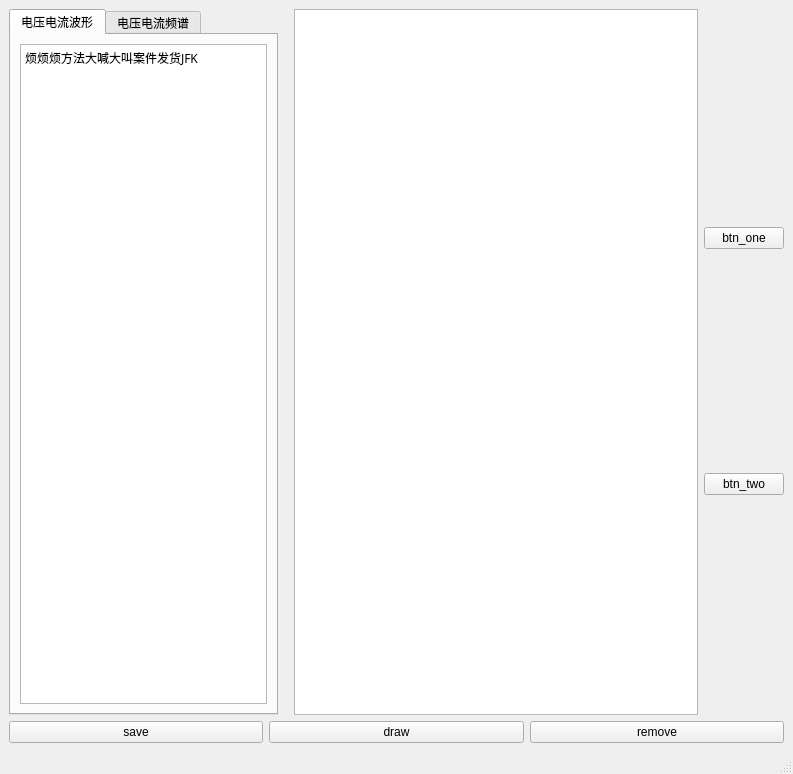
<?xml version="1.0" encoding="UTF-8"?>
<ui version="4.0">
 <class>MainWindow</class>
 <widget class="QMainWindow" name="MainWindow">
  <property name="geometry">
   <rect>
    <x>0</x>
    <y>0</y>
    <width>793</width>
    <height>774</height>
   </rect>
  </property>
  <property name="windowTitle">
   <string>MainWindow</string>
  </property>
  <widget class="QWidget" name="centralwidget">
   <layout class="QHBoxLayout" name="horizontalLayout">
    <item>
     <layout class="QVBoxLayout" name="verticalLayout">
      <item>
       <layout class="QHBoxLayout" name="hLayout_1">
        <item>
         <widget class="QTabWidget" name="rootTabWidget">
          <property name="sizePolicy">
           <sizepolicy hsizetype="Expanding" vsizetype="Expanding">
            <horstretch>2</horstretch>
            <verstretch>0</verstretch>
           </sizepolicy>
          </property>
          <property name="currentIndex">
           <number>0</number>
          </property>
          <widget class="QWidget" name="tabOne">
           <property name="font">
            <font>
             <family>微软雅黑</family>
            </font>
           </property>
           <property name="locale">
            <locale language="Chinese" country="China"/>
           </property>
           <attribute name="title">
            <string>电压电流波形</string>
           </attribute>
           <layout class="QVBoxLayout" name="layoutVoltCurr">
            <item>
             <widget class="QTextEdit" name="tabOneText">
              <property name="html">
               <string>&lt;!DOCTYPE HTML PUBLIC &quot;-//W3C//DTD HTML 4.0//EN&quot; &quot;http://www.w3.org/TR/REC-html40/strict.dtd&quot;&gt;
&lt;html&gt;&lt;head&gt;&lt;meta name=&quot;qrichtext&quot; content=&quot;1&quot; /&gt;&lt;meta charset=&quot;utf-8&quot; /&gt;&lt;style type=&quot;text/css&quot;&gt;
p, li { white-space: pre-wrap; }
hr { height: 1px; border-width: 0; }
li.unchecked::marker { content: &quot;\2610&quot;; }
li.checked::marker { content: &quot;\2612&quot;; }
&lt;/style&gt;&lt;/head&gt;&lt;body style=&quot; font-family:'微软雅黑'; font-size:9pt; font-weight:400; font-style:normal;&quot;&gt;
&lt;p style=&quot; margin-top:0px; margin-bottom:0px; margin-left:0px; margin-right:0px; -qt-block-indent:0; text-indent:0px;&quot;&gt;烦烦烦方法大喊大叫案件发货JFK&lt;/p&gt;
&lt;p style=&quot;-qt-paragraph-type:empty; margin-top:0px; margin-bottom:0px; margin-left:0px; margin-right:0px; -qt-block-indent:0; text-indent:0px;&quot;&gt;&lt;br /&gt;&lt;/p&gt;&lt;/body&gt;&lt;/html&gt;</string>
              </property>
             </widget>
            </item>
           </layout>
          </widget>
          <widget class="QWidget" name="tabTwo">
           <property name="font">
            <font>
             <family>微软雅黑</family>
            </font>
           </property>
           <attribute name="title">
            <string>电压电流频谱</string>
           </attribute>
           <layout class="QVBoxLayout" name="layoutSpectrum">
            <item>
             <widget class="QTextEdit" name="tabTwoText">
              <property name="html">
               <string>&lt;!DOCTYPE HTML PUBLIC &quot;-//W3C//DTD HTML 4.0//EN&quot; &quot;http://www.w3.org/TR/REC-html40/strict.dtd&quot;&gt;
&lt;html&gt;&lt;head&gt;&lt;meta name=&quot;qrichtext&quot; content=&quot;1&quot; /&gt;&lt;meta charset=&quot;utf-8&quot; /&gt;&lt;style type=&quot;text/css&quot;&gt;
p, li { white-space: pre-wrap; }
hr { height: 1px; border-width: 0; }
li.unchecked::marker { content: &quot;\2610&quot;; }
li.checked::marker { content: &quot;\2612&quot;; }
&lt;/style&gt;&lt;/head&gt;&lt;body style=&quot; font-family:'微软雅黑'; font-size:9pt; font-weight:400; font-style:normal;&quot;&gt;
&lt;p style=&quot; margin-top:0px; margin-bottom:0px; margin-left:0px; margin-right:0px; -qt-block-indent:0; text-indent:0px;&quot;&gt; 你是曾经是比较多吧活动是笔记本 你是曾经是比较多吧活动是笔记本 你是曾经是比较多吧活动是笔记本 你是曾经是比较多吧活动是笔记本 你是曾经是比较多吧活动是笔记本 你是曾经是比较多吧活动是笔记本 你是曾经是比较多吧活动是笔记本 你是曾经是比较多吧活动是笔记本 你是曾经是比较多吧活动是笔记本 你是曾经是比较多吧活动是笔记本 你是曾经是比较多吧活动是笔记本 你是曾经是比较多吧活动是笔记本 你是曾经是比较多吧活动是笔记本 你是曾经是比较多吧活动是笔记本 你是曾经是比较多吧活动是笔记本 你是曾经是比较多吧活动是笔记本 你是曾经是比较多吧活动是笔记本 你是曾经是比较多吧活动是笔记本 你是曾经是比较多吧活动是笔记本 你是曾经是比较多吧活动是笔记本 你是曾经是比较多吧活动是笔记本 你是曾经是比较多吧活动是笔记本 你是曾经是比较多吧活动是笔记本 你是曾经是比较多吧活动是笔记本 你是曾经是比较多吧活动是笔记本 你是曾经是比较多吧活动是笔记本 你是曾经是比较多吧活动是笔记本 你是曾经是比较多吧活动是笔记本 你是曾经是比较多吧活动是笔记本 你是曾经是比较多吧活动是笔记本 你是曾经是比较多吧活动是笔记本 你是曾经是比较多吧活动是笔记本 你是曾经是比较多吧活动是笔记本 你是曾经是比较多吧活动是笔记本 你是曾经是比较多吧活动是笔记本 你是曾经是比较多吧活动是笔记本 你是曾经是比较多吧活动是笔记本 你是曾经是比较多吧活动是笔记本 你是曾经是比较多吧活动是笔记本 你是曾经是比较多吧活动是笔记本 你是曾经是比较多吧活动是笔记本 你是曾经是比较多吧活动是笔记本 你是曾经是比较多吧活动是笔记本 你是曾经是比较多吧活动是笔记本 你是曾经是比较多吧活动是笔记本 你是曾经是比较多吧活动是笔记本 你是曾经是比较多吧活动是笔记本 你是曾经是比较多吧活动是笔记本 你是曾经是比较多吧活动是笔记本 你是曾经是比较多吧活动是笔记本 你是曾经是比较多吧活动是笔记本 你是曾经是比较多吧活动是笔记本 你是曾经是比较多吧活动是笔记本 你是曾经是比较多吧活动是笔记本 你是曾经是比较多吧活动是笔记本 你是曾经是比较多吧活动是笔记本 你是曾经是比较多吧活动是笔记本 你是曾经是比较多吧活动是笔记本 你是曾经是比较多吧活动是笔记本 你是曾经是比较多吧活动是笔记本 你是曾经是比较多吧活动是笔记本 你是曾经是比较多吧活动是笔记本 你是曾经是比较多吧活动是笔记本 你是曾经是比较多吧活动是笔记本 你是曾经是比较多吧活动是笔记本 你是曾经是比较多吧活动是笔记本 你是曾经是比较多吧活动是笔记本 你是曾经是比较多吧活动是笔记本 你是曾经是比较多吧活动是笔记本 你是曾经是比较多吧活动是笔记本 你是曾经是比较多吧活动是笔记本 你是曾经是比较多吧活动是笔记本&lt;/p&gt;&lt;/body&gt;&lt;/html&gt;</string>
              </property>
             </widget>
            </item>
           </layout>
          </widget>
         </widget>
        </item>
        <item>
         <spacer name="horizontalSpacer">
          <property name="orientation">
           <enum>Qt::Horizontal</enum>
          </property>
          <property name="sizeHint" stdset="0">
           <size>
            <width>10</width>
            <height>50</height>
           </size>
          </property>
         </spacer>
        </item>
        <item>
         <widget class="QTextEdit" name="textEditOuter">
          <property name="sizePolicy">
           <sizepolicy hsizetype="Expanding" vsizetype="Expanding">
            <horstretch>3</horstretch>
            <verstretch>0</verstretch>
           </sizepolicy>
          </property>
         </widget>
        </item>
        <item>
         <layout class="QVBoxLayout" name="vLayout_2">
          <item>
           <widget class="QPushButton" name="btn_one">
            <property name="text">
             <string>btn_one</string>
            </property>
           </widget>
          </item>
          <item>
           <widget class="QPushButton" name="btn_two">
            <property name="text">
             <string>btn_two</string>
            </property>
           </widget>
          </item>
         </layout>
        </item>
       </layout>
      </item>
      <item>
       <layout class="QHBoxLayout" name="hLayout_2">
        <item>
         <widget class="QPushButton" name="save">
          <property name="text">
           <string>save</string>
          </property>
         </widget>
        </item>
        <item>
         <widget class="QPushButton" name="draw">
          <property name="text">
           <string>draw</string>
          </property>
         </widget>
        </item>
        <item>
         <widget class="QPushButton" name="remove">
          <property name="text">
           <string>remove</string>
          </property>
         </widget>
        </item>
       </layout>
      </item>
     </layout>
    </item>
   </layout>
  </widget>
  <widget class="QMenuBar" name="menubar">
   <property name="geometry">
    <rect>
     <x>0</x>
     <y>0</y>
     <width>793</width>
     <height>22</height>
    </rect>
   </property>
  </widget>
  <widget class="QStatusBar" name="statusbar"/>
 </widget>
 <resources/>
 <connections/>
</ui>
